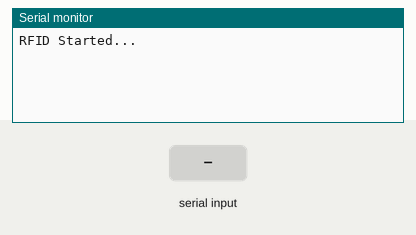
Simulated run of this sketch. Board: Arduino Uno, built with avr-gcc and run on an emulated ATmega328P. On the bench: the last lines printed to the serial monitor. The test bench sets the inputs (shaded band).

Above: at 1.2 s.
1.3 s: "1" received over Serial
At 2.9 s:
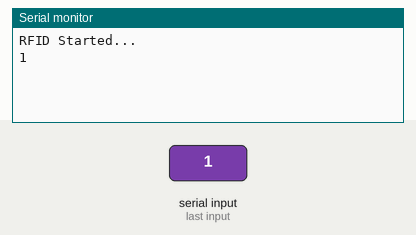
3.8 s: "0" received over Serial
At 5.2 s:
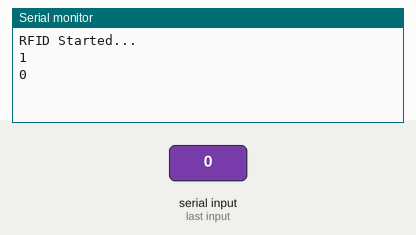
5.3 s: "2" received over Serial
At 7.1 s:
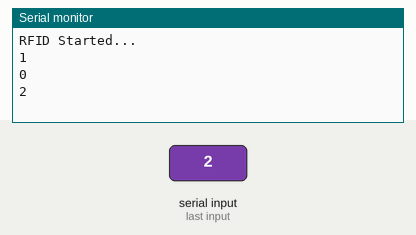

Measured:
- after the input at 1.3 s, the serial monitor: prints a new line after 1.0 s (image 1)
- after the input at 3.8 s, the serial monitor: prints a new line after 1.0 s (image 2)
- after the input at 5.3 s, the serial monitor: prints a new line after 1.0 s (image 3)

The sketch:

RFID_Interface_with_Arduino_Mega.ino
```cpp
int i;
String data;

void setup()
{
  Serial.begin(9600);  // start serial to PC
  Serial.println("RFID Started...");
}

void loop()
{
  if(Serial.available() > 0)      // Send data only when you receive data:
   {
      data = Serial.readString();        //Read the incoming data & store into data
      Serial.print(data);          //Print Value inside data in Serial monitor
      Serial.println();
   }
}
```
